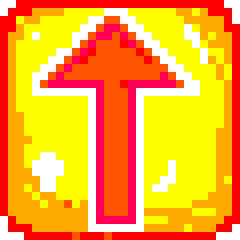
#> input picture img/arrow_up.PNG, 30 x 30 px, found by its file name (shown 8 times larger)
$ jupyter execute game.ipynb   (text cells are left out)
#> lines starting #> are read from the running program, lines starting #| are printed output that depends on the picture; pictures that were not available may be replaced by others from this repository, and a replacement may not be noted
[cell 1]
import digitalio
from digitalio import DigitalInOut, Direction
from adafruit_rgb_display import st7789
import board

class JoystickController:
    def __init__(self):
        # 버튼 설정
        self.button_U = digitalio.DigitalInOut(board.D17)
        self.button_D = digitalio.DigitalInOut(board.D22)
        self.button_L = digitalio.DigitalInOut(board.D27)
        self.button_R = digitalio.DigitalInOut(board.D23)
        self.button_A = digitalio.DigitalInOut(board.D5)
        self.button_B = digitalio.DigitalInOut(board.D6)

        self.cs_pin = DigitalInOut(board.CE0)
        self.dc_pin = DigitalInOut(board.D25)
        self.reset_pin = DigitalInOut(board.D24)
        self.BAUDRATE = 24000000
        self.spi = board.SPI()
        self.disp = st7789.ST7789(
                    self.spi,
                    height=240,
                    y_offset=80,
                    rotation=180,
                    cs=self.cs_pin,
                    dc=self.dc_pin,
                    rst=self.reset_pin,
                    baudrate=self.BAUDRATE,
                    )
        # 버튼 입력 방향 설정
        self.button_U.direction = digitalio.Direction.INPUT
        self.button_D.direction = digitalio.Direction.INPUT
        self.button_L.direction = digitalio.Direction.INPUT
        self.button_R.direction = digitalio.Direction.INPUT
        self.button_A.direction = digitalio.Direction.INPUT
        self.button_B.direction = digitalio.Direction.INPUT
        # 버튼 상태
        self.button_states = {
            "up": False,
            "down": False,
            "left": False,
            "right": False,
            "a": False,  # A 버튼 상태
            "b": False   # B 버튼 상태 추가
        }
        # Turn on the Backlight
        self.backlight = DigitalInOut(board.D26)
        self.backlight.switch_to_output()
        self.backlight.value = True

        # Create blank image for drawing.
        # Make sure to create image with mode 'RGB' for color.
        self.width = self.disp.width
        self.height = self.disp.height

    # [8 lines left out: function update, not called in this run]

    def is_button_pressed(self, button):
        # 특정 버튼이 눌렸는지 확인
        return self.button_states.get(button, False)

    # [12 lines left out: function get_joystick_direction, not called in this run]

[cell 2]
from PIL import Image, ImageDraw
import random
import time

sprite_files = {
    "normal": ["/home/kau-esw/Desktop/DancingDino/img/player_idle1.PNG", "/home/kau-esw/Desktop/DancingDino/img/player_idle2.PNG"],
    "left": ["/home/kau-esw/Desktop/DancingDino/img/player_idle1.PNG", "/home/kau-esw/Desktop/DancingDino/img/player_left.PNG"],
    "right": ["/home/kau-esw/Desktop/DancingDino/img/player_idle1.PNG", "/home/kau-esw/Desktop/DancingDino/img/player_right.PNG"],
    "up": ["/home/kau-esw/Desktop/DancingDino/img/player_idle1.PNG", "/home/kau-esw/Desktop/DancingDino/img/player_up.PNG"],
    "down": ["/home/kau-esw/Desktop/DancingDino/img/player_idle1.PNG", "/home/kau-esw/Desktop/DancingDino/img/player_down.PNG"],
    "leftup": ["/home/kau-esw/Desktop/DancingDino/img/player_idle1.PNG", "/home/kau-esw/Desktop/DancingDino/img/player_leftup.PNG"],
    "rightup": ["/home/kau-esw/Desktop/DancingDino/img/player_idle1.PNG", "/home/kau-esw/Desktop/DancingDino/img/player_rightup.PNG"],
}

class Player:
    # [9 lines left out: function __init__, not called in this run]

    def update_pose(self, pose):
        self.current_pose = pose
        self.current_sprite_index = 0

    # [52 lines left out: functions update_animation, update_score, render_feedback, render, not called in this run]

[cell 3]
arrow_images = {
    "up": Image.open("/home/kau-esw/Desktop/DancingDino/img/arrow_up.PNG"),
    "down": Image.open("/home/kau-esw/Desktop/DancingDino/img/arrow_down.PNG"),
    "left": Image.open("/home/kau-esw/Desktop/DancingDino/img/arrow_left.PNG"),
    "right": Image.open("/home/kau-esw/Desktop/DancingDino/img/arrow_right.PNG"),
    "leftup": Image.open("/home/kau-esw/Desktop/DancingDino/img/arrow_leftup.PNG"),
    "rightup": Image.open("/home/kau-esw/Desktop/DancingDino/img/arrow_rightup.PNG")
}
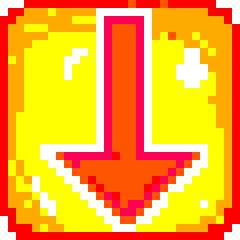
#> input picture img/arrow_down.PNG, 30 x 30 px, found by its file name (shown 8 times larger)
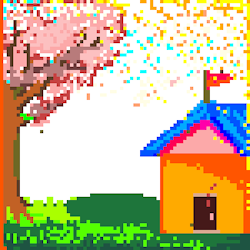
#> input picture img/stage1.PNG, 250 x 250 px, given in place of arrow_left.PNG, which was not available
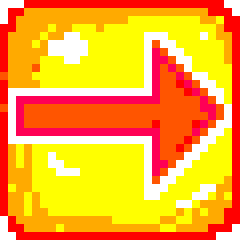
#> input picture img/arrow_right.PNG, 30 x 30 px, found by its file name (shown 8 times larger)
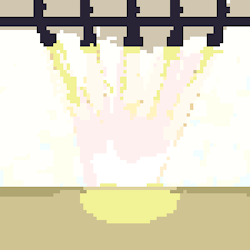
#> input picture img/stage2.PNG, 250 x 250 px, given in place of arrow_leftup.PNG, which was not available
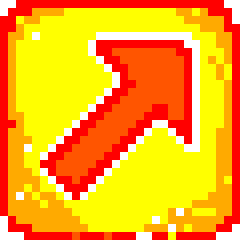
#> input picture img/arrow_rightup.PNG, 30 x 30 px, found by its file name (shown 8 times larger)

class Arrow:
    # [35 lines left out: functions __init__, render, update, not called in this run]

[cell 4]
import time
import random

class Game:
    # [14 lines left out: function __init__, not called in this run]

    def start_game(self):
        self.start_screen = False

    def end_game(self):
        self.game_over = True

    # [96 lines left out: functions update, get_charactor_pose, spawn_arrow, update_arrows, render, check_hit and 1 more, not called in this run]

def main():
    joystick = JoystickController()
    player = Player(sprite_files, joystick.disp)
    game1 = Game(joystick, player)

    while True:
        # 조이스틱 입력 업데이트
        if game1.game_over:
            break
        joystick.update()
         # 화살표 생성 및 업데이트
        game1.update()
        # 화면 렌더링
        game1.render()
        time.sleep(0.2)

if __name__ == "__main__":
    main()
#> (the call stopped at in __init__, `self.button_U = digitalio.DigitalInOut(board.D17)`: digitalio is not available in this run)
